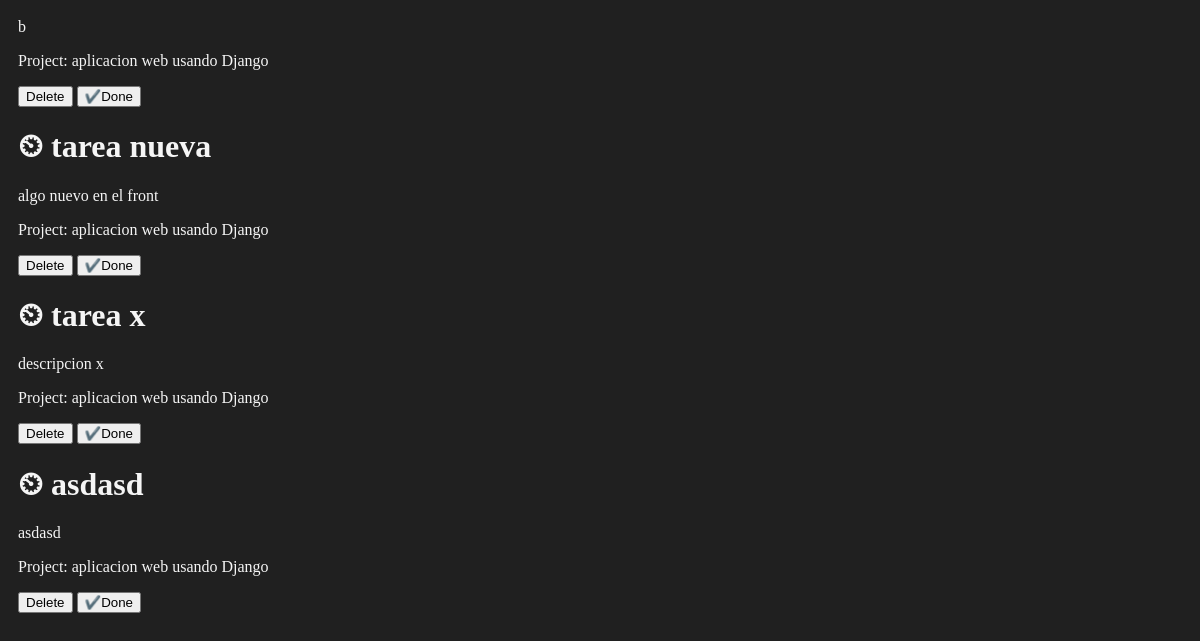
The page /tasks/ (lower part) on the database as committed earlier.
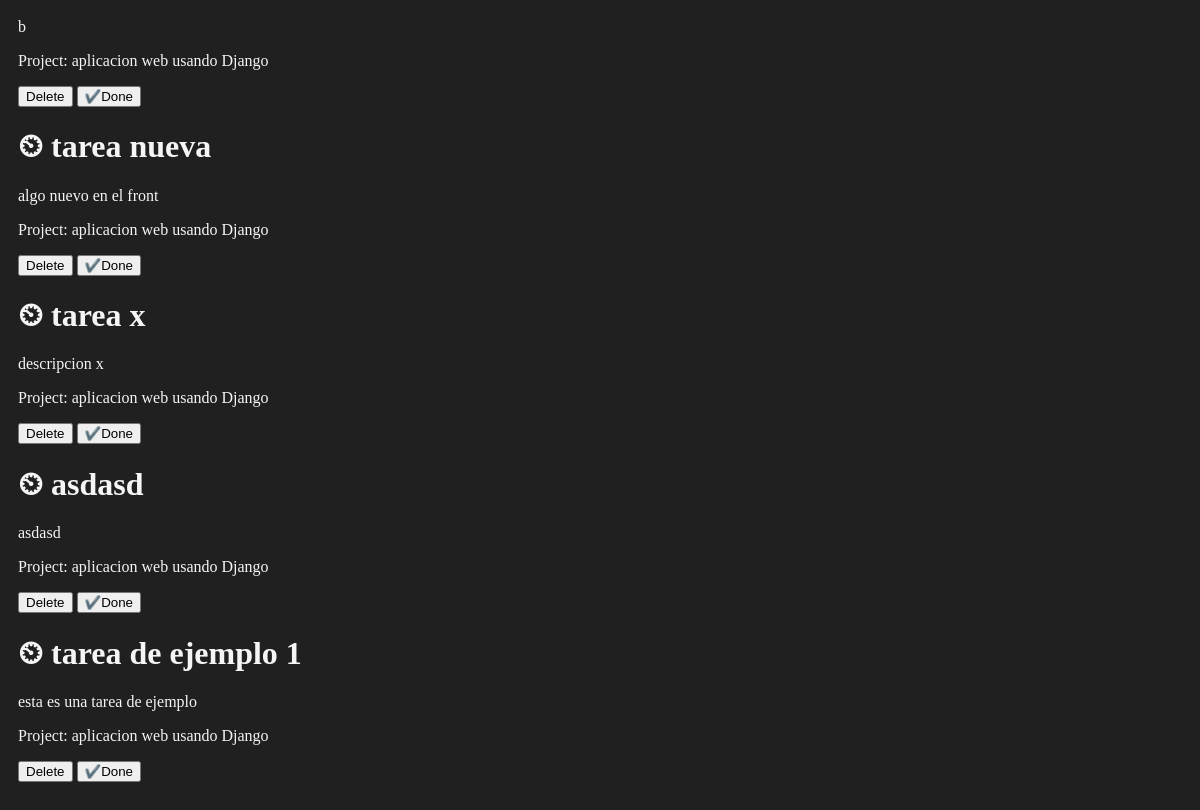
The same page on the database as committed later.
### myapp/models.py (models this page shows, shortened)
class Task(models.Model):
    title = models.CharField(max_length=200)
    description = models.TextField()
    project = models.ForeignKey(Project, on_delete=models.CASCADE)
    done = models.BooleanField(default = False)

class Project(models.Model):
    name = models.CharField(max_length=200)

### myapp/views.py (the view)
# urls.py: path('tasks/', tasks, name = "tasks"),
def tasks(request):
    tasks = Task.objects.all()
    return render(request, "tasks/tasks.html", {'tasks': tasks})

### myapp/templates/tasks/tasks.html (shortened to what this page needs)
{% extends 'layouts/base.html' %}
{% block content %}
{% for task in tasks %}
<div>
    <h1>{% if task.done == False %}⏲{% else %}✔️{% endif %} {{ task.title }}</h1>
    <p>{{ task.description }}</p>
    <p>Project: {{ task.project.name }}</p>
    <button>Delete</button>
    <button>✔️Done</button>
</div>
{% endfor %}
{% endblock %}

Rows that differ between the two databases and show on the page:
added Task: title "tarea de ejemplo 1", description "esta es una tarea de ejemplo", project.name "aplicacion web usando Django"
